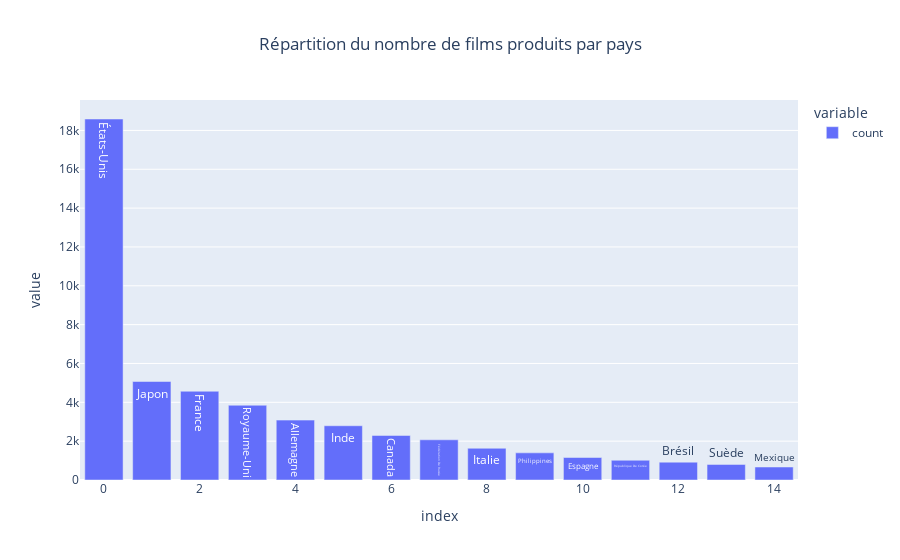

Notebook cell for this chart:
### Code cell
fig = px.bar(df['production_companies_country1'].value_counts().reset_index().head(15),
             title='Répartition du nombre de films produits par pays',
             text='production_companies_country1', color_continuous_scale='Blues')

fig.update_layout(title_x=0.5)

fig.show()

### Figure 1 — Plotly figure (JSON) as saved in the notebook; plotly's stock layout.template omitted (floating-point values rounded to 4 significant figures)
{"data": [{"alignmentgroup": "True", "hovertemplate": "variable=count<br>index=%{x}<br>value=%{y}<br>production_companies_country1=%{text}<extra></extra>", "legendgroup": "count", "marker": {"color": "#636efa", "pattern": {"shape": ""}}, "name": "count", "offsetgroup": "count", "orientation": "v", "showlegend": true, "text": ["États-Unis", "Japon", "France", "Royaume-Uni", "Allemagne", "Inde", "Canada", "Fédération De Russie", "Italie", "Philippines", "Espagne", "République De Corée", "Brésil", "Suède", "Mexique"], "textposition": "auto", "type": "bar", "x": [0, 1, 2, 3, 4, 5, 6, 7, 8, 9, 10, 11, 12, 13, 14], "xaxis": "x", "y": [18589, 5072, 4570, 3849, 3084, 2793, 2293, 2070, 1634, 1398, 1158, 1017, 919, 802, 669], "yaxis": "y"}], "layout": {"barmode": "relative", "legend": {"title": {"text": "variable"}, "tracegroupgap": 0}, "title": {"text": "Répartition du nombre de films produits par pays", "x": 0.5}, "xaxis": {"anchor": "y", "domain": [0, 1], "title": {"text": "index"}}, "yaxis": {"anchor": "x", "domain": [0, 1], "title": {"text": "value"}}}}
